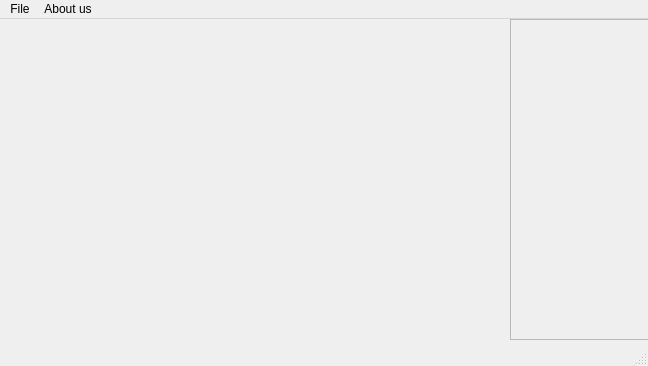
<?xml version="1.0" encoding="UTF-8"?>
<ui version="4.0">
 <class>MainWindow</class>
 <widget class="QMainWindow" name="MainWindow">
  <property name="geometry">
   <rect>
    <x>0</x>
    <y>0</y>
    <width>648</width>
    <height>366</height>
   </rect>
  </property>
  <property name="minimumSize">
   <size>
    <width>648</width>
    <height>366</height>
   </size>
  </property>
  <property name="maximumSize">
   <size>
    <width>648</width>
    <height>366</height>
   </size>
  </property>
  <property name="windowTitle">
   <string>MainWindow</string>
  </property>
  <widget class="QWidget" name="centralWidget">
   <widget class="QListWidget" name="listWidget">
    <property name="enabled">
     <bool>false</bool>
    </property>
    <property name="geometry">
     <rect>
      <x>510</x>
      <y>0</y>
      <width>141</width>
      <height>321</height>
     </rect>
    </property>
    <property name="isWrapping" stdset="0">
     <bool>false</bool>
    </property>
   </widget>
   <widget class="QLabel" name="label">
    <property name="geometry">
     <rect>
      <x>0</x>
      <y>0</y>
      <width>511</width>
      <height>321</height>
     </rect>
    </property>
    <property name="text">
     <string/>
    </property>
   </widget>
  </widget>
  <widget class="QMenuBar" name="menuBar">
   <property name="geometry">
    <rect>
     <x>0</x>
     <y>0</y>
     <width>648</width>
     <height>25</height>
    </rect>
   </property>
   <widget class="QMenu" name="menuAbout_us">
    <property name="title">
     <string>About us</string>
    </property>
   </widget>
   <widget class="QMenu" name="menuFile">
    <property name="title">
     <string>File</string>
    </property>
    <addaction name="importDatabase"/>
    <addaction name="separator"/>
    <addaction name="selectImage"/>
   </widget>
   <addaction name="menuFile"/>
   <addaction name="menuAbout_us"/>
  </widget>
  <widget class="QStatusBar" name="statusBar"/>
  <action name="importDatabase">
   <property name="checkable">
    <bool>false</bool>
   </property>
   <property name="text">
    <string>Import Database...</string>
   </property>
  </action>
  <action name="selectImage">
   <property name="enabled">
    <bool>false</bool>
   </property>
   <property name="text">
    <string>Select image</string>
   </property>
  </action>
 </widget>
 <layoutdefault spacing="6" margin="11"/>
 <resources/>
 <connections/>
</ui>
